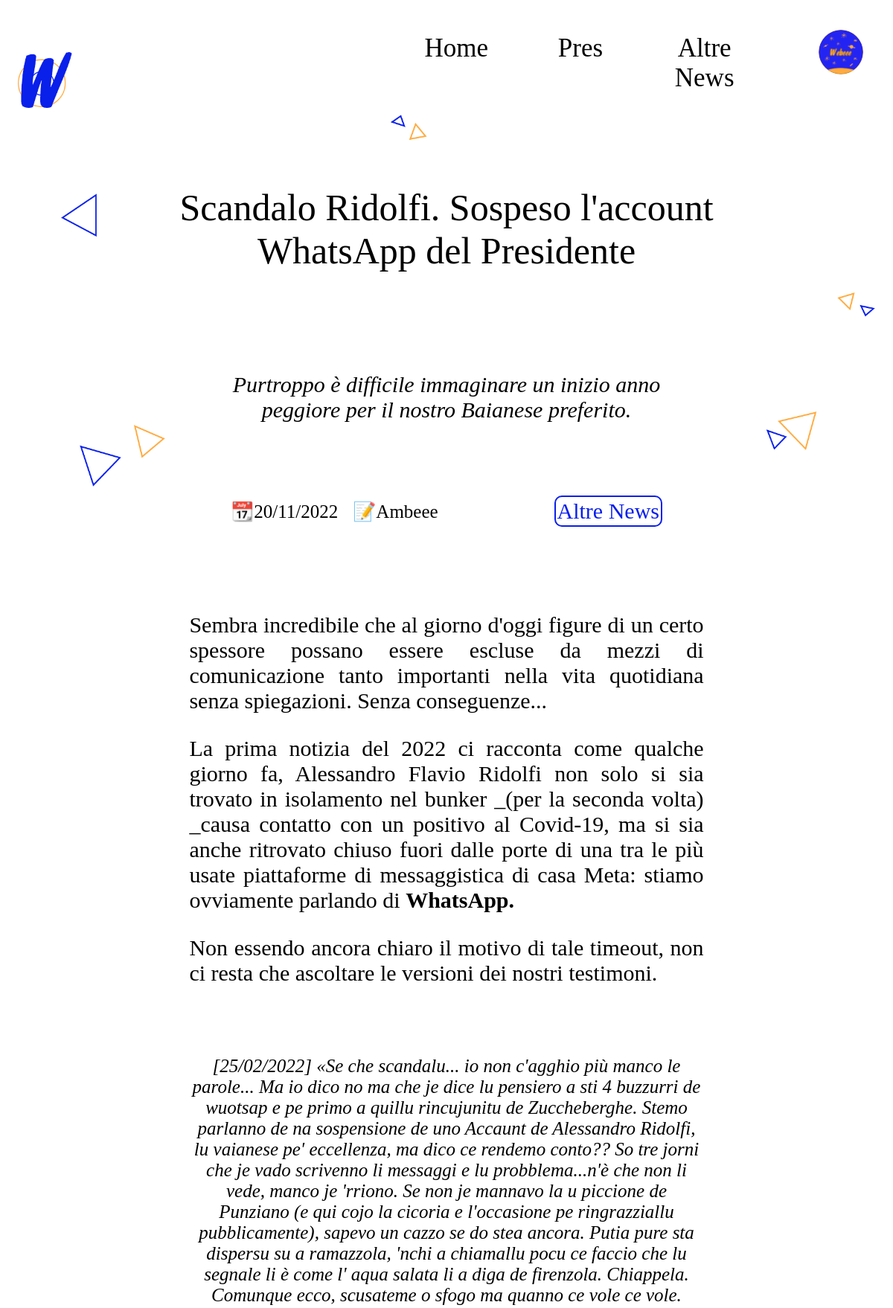
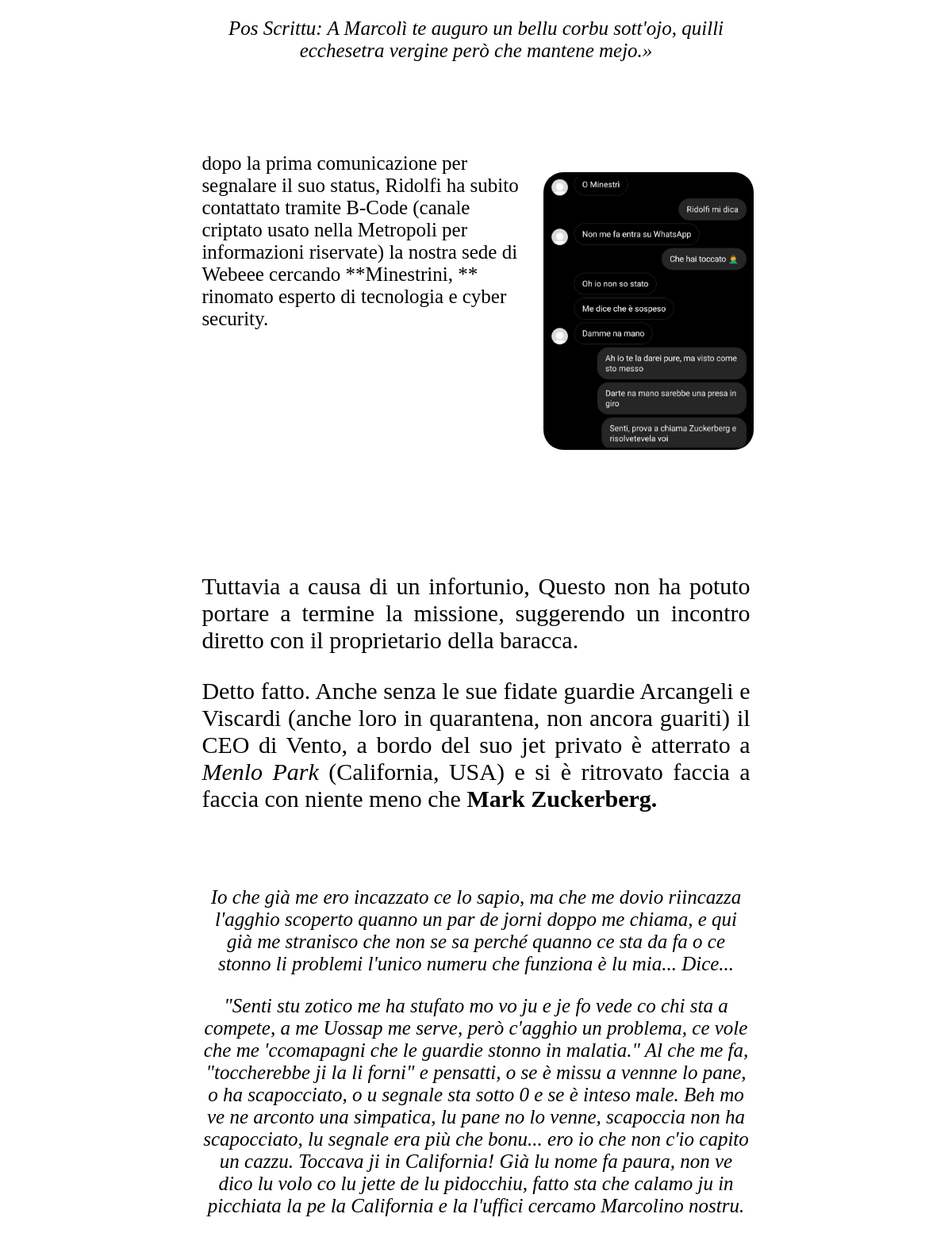
The page /pres/scandalo-ridolfi-sospeso-laccount-whatsapp-del-presidente-aqafaj (upper part) on the database its author committed (2 pictures, top to bottom).
### blog/models.py (models this page shows, shortened)
class PresPost(db.Model):
    id = db.Column(db.Integer, primary_key=True)
    user_id = db.Column(db.Integer(), db.ForeignKey('user.id'), nullable=False)
    created_at = db.Column(db.DateTime, default=datetime.now)
    title = db.Column(db.String(120), nullable=False)
    slug = db.Column(db.String(250))
    description = db.Column(db.String(120))
    body1 = db.Column(db.Text, nullable=False)
    body2 = db.Column(db.Text)
    body3 = db.Column(db.Text)
    body4 = db.Column(db.Text)
    body5 = db.Column(db.Text)
    testimonial1 = db.Column(db.Text)
    testimonial2 = db.Column(db.Text)
    testimonial3 = db.Column(db.Text)
    cover = db.Column(db.String(120))
    image1 = db.Column(db.String(120))
    image2 = db.Column(db.String(120))
    image3 = db.Column(db.String(120))

class User(UserMixin, db.Model):
    id = db.Column(db.Integer, primary_key=True)
    created_at = db.Column(db.DateTime, default=datetime.now)
    username = db.Column(db.String(12), unique=True, nullable=False)
    email = db.Column(db.String(50), unique=True, nullable=False)
    password = db.Column(db.String(150), nullable=False)
    role = db.Column(db.String(50), default="testimonial")
    icon = db.Column(db.String(120))
    pres_post = db.relationship('PresPost', backref='author', lazy='dynamic')
    other_post = db.relationship('Wpost', backref='author', lazy='dynamic')

### blog/routes.py (the view)
@app.route("/pres/<string:post_slug>")
def pres_article(post_slug):
    post_instance = PresPost.query.filter_by(slug=post_slug).first_or_404()
    from random import choice
    try:
        rand_n = choice([
            a for a in range(PresPost.query.first().id, (PresPost.query.all()[-1].id))
            if a!=post_instance.id]
            )
    except: rand_n = 1
    RANDOM = PresPost.query.filter_by(id=rand_n).first()
    return render_template("article.html", post=post_instance, adv=RANDOM)

### blog/templates/article.html (shortened to what this page needs)
{% extends "base.html" %}
<div class="PC">{% block pc_content %}
    <img class="article-back"
    src=" {{ url_for('static', filename='img/build/article_back.png') }} " alt="BACKGROUND">
    {% if modify %}<div>
        <form method="POST" enctype="multipart/form-data" novalidate>{{form.hidden_tag()}}
            <div class="">{{form.title(class="article-title toedit")}}
                <div class="account-err">
                    {% if form.title.errors %}{% for e in form.title.errors %}
                    {{e}}{% endfor %}{% endif %}
                </div>
            </div>
            <div class="">{{form.description(class="article-desc toedit")}}
                <div class="account-err">
                    {% if form.description.errors %}{% for e in form.description.errors %}
                    {{e}}{% endfor %}{% endif %}
                </div>
            <div class="">
                {{form.body1(class="toedit-body toedit")}}
                <div class="account-err">
                    {% if form.body1.errors %}{% for e in form.body1.errors %}
                    {{e}}{% endfor %}{% endif %}
                </div>
            </div>
            <div class="">
                {{form.testimonial1(class="toedit-voice toedit")}}
            </div>
            <div class="toedit-container">
                <div class="">
                    {{form.body2(class="toedit-body2 toedit")}}
                </div>
                <div class="">
                {{form.img1(class="toedit-img toedit")}}
                </div>
            </div>
            <div class="">
                {{form.body3(class="toedit-body toedit")}}
            </div>
            <div class="">
                {{form.testimonial2(class="toedit-voice toedit")}}
            </div>
            <div class="toedit-container">
                <div class="">
                    {{form.body4(class="toedit-body2 toedit")}}
                </div>
                <div class="">
                {{form.img2(class="toedit-img toedit")}}
                </div>
            </div>
            <div class="">
                {{form.body5(class="toedit-body toedit")}}
            </div>
            {{form.submit(class="article-button3")}}
        </form>
        <div class="account-detail">
            {% with messages = get_flashed_messages() %}
            {% if messages %}{% for message in messages %}{{message}}{% endfor %}{% endif %}
            {% endwith %}
        </div>
    </div>
    {% else %}<div>
        <p class="article-title">{{post.title}}</p>
        {% if post.description %}<p class="article-desc">{{post.description}}</p>{% endif %}
        <div class="article-bar">
            <div class="article-info">
                {% if post.created_at %}📆{{post.created_at.strftime('%d/%m/%Y')}}{% endif %}
            </div>
            <div class="article-info">
                {% if post.author %}📝{{post.author.username}}{% endif %}
            </div>
            <div class="article-opz">
                <a class="article-button"
                    href=" {{ url_for('pres_news') }} ">Altre News</a>
            </div>
        </div>
        <div class="article-page">
            <div class="article-body">
                {{post.body1 |markdown}}
            </div>
            <div class="article-voice">
                {% if post.testimonial1%} {{post.testimonial1 |markdown}} {%endif%}
            </div>
            <div class="article-container">
                <div class="article-body2">
                    {% if post.body2%} {{post.body2 |markdown}} {%endif%}
                </div>
                {% if post.image1%}<img class="article-img" alt="IMMAGINE1"
                src=" {{ url_for('static', filename='img/posts/' + post.image1) }} ">
                {%endif%}
            </div>
            <div class="article-body">
                {% if post.body3%} {{post.body3 |markdown}} {%endif%}
            </div>
            <div class="article-voice">
                {% if post.testimonial2%} {{post.testimonial2 |markdown}} {%endif%}
            </div>
        </div>
    </div>{% endif %}
{% endblock %}</div>

### blog/static/style.css (style rules this page uses)
:root { --font_webeee: "SHELMAN"; --font_itsback: "Freehand575 BT"; --font_title: "Forte"; --font_menu: "Mistral"; --font_account: "Freehand521 BT"; --font_article: "Brush Script MT"; --font_text: "Gabriola"; --font_bold: "JOAN"; --font_error: "Chiller"; --text_primary_color: black; --text_secondary_color: white; --ambeee: #FFAB40; --ambeee2: #B87711; --blueee: #091FEA; --blueee2: #1E1EB7; --red: #FF3737; --red2: #8F1111; --link: #13FF22; --green: #07987D; --green2: #036855; --grey: #D5D3D3; --grey2: #313131; --back_primary: white; --back_secondary: black; }
body { margin: 0; }
a { text-decoration: none; color:var(--text_primary_color); }
@media screen and (min-width: 1024px) { .article-back { width: 96%; margin: -55px 2% 0; z-index: 0; } }
@media screen and (min-width: 1024px) { .article-title { top: 0; width: 70%; margin: 250px 15% 0; z-index: 1; position: absolute; font-size: 50px; text-align: center; color: var(--text_primary_color); font-family: var(--font_title); } }
@media screen and (min-width: 1024px) { .article-desc { top: 0; width: 50%; margin: 500px 25% 0; z-index: 1; position: absolute; font-size: 30px; font-style: italic; text-align: center; color: var(--text_primary_color); font-family: var(--font_article); } }
@media screen and (min-width: 1024px) { .article-bar { width: 50%; margin: 0px 20% 50px; padding: 15px 5%; align-items: center; font-size: 25px; font-family: var(--font_menu); display: flex; flex-direction: row; } }
@media screen and (min-width: 1024px) { .article-info { margin: 0 10px; } }
@media screen and (min-width: 1024px) { .article-opz { right: 25%; font-size: 30px; position: absolute; display: flex; flex-direction: row; } }
@media screen and (min-width: 1024px) { .article-button { margin: 0 10px; padding: 2px; color: var(--blueee); border-radius: 10px; border: 2px solid var(--blueee); } }
@media screen and (min-width: 1024px) { .article-page { width: 60%; margin: 40px 15%; padding: 2px 5%; } }
@media screen and (min-width: 1024px) { .article-container { display: flex; flex-direction: row; } }
@media screen and (min-width: 1024px) { .article-body { margin: 10px 0 0; padding: 2%; font-size: 30px; font-family: var(--font_text); text-align: justify; } }
@media screen and (min-width: 1024px) { .article-body2 { width: auto; min-width: 40%; padding: 0 2%; margin: 50px 0; font-size: 25px; font-family: var(--font_text); text-align: left; } }
@media screen and (min-width: 1024px) { .article-voice { margin: 10px 0 0; padding: 2%; font-size: 25px; font-style: italic; font-family: var(--font_text); text-align: center; } }
@media screen and (min-width: 1024px) { .article-img { width: 350px; height: 350px; margin: 100px 10px; border-radius: 25px; } }

### rows shown on the page
PresPost: title "Scandalo Ridolfi. Sospeso l'account WhatsApp del Presidente", description "Purtroppo è difficile immaginare un inizio anno peggiore per il nostro Baianese preferito.", created_at "20/11/2022", body1 "Sembra incredibile che al giorno d'oggi figure di un certo spessore possano essere escluse da mezzi di comunicazione tanto importanti nella vita quotidiana senza spiegazioni. Senza conseguenze... La prima notizia del 2022 ci racconta come qualche giorno fa, Alessandro Flavio Ridolfi non solo si sia trovato in isolamento nel bunker _(per la seconda volta) _causa contatto con un positivo al Covid-19, ma si sia anche ritrovato chiuso fuori dalle porte di una tra le più usate piattaforme di messaggistica di casa Meta: stiamo ovviamente parlando di WhatsApp. Non essendo ancora chiaro il motivo di tale timeout, non ci resta che ascoltare le versioni dei nostri testimoni.", testimonial1 "[25/02/2022] «Se che scandalu... io non c'agghio più manco le parole... Ma io dico no ma che je dice lu pensiero a sti 4 buzzurri de wuotsap e pe primo a quillu rincujunitu de Zuccheberghe. Stemo parlanno de na sospensione de uno Accaunt de Alessandro Ridolfi, lu vaianese pe' eccellenza, ma dico ce rendemo conto?? So tre jorni che je vado scrivenno li messaggi e lu probblema...n'è che non li vede, manco je 'rriono. Se non je mannavo la u piccione de Punziano (e qui cojo la cicoria e l'occasione pe ringrazziallu pubblicamente), sapevo un cazzo se do stea ancora. Putia pure sta dispersu su a ramazzola, 'nchi a chiamallu pocu ce faccio che lu segnale li è come l' aqua salata li a diga de…", body2 "dopo la prima comunicazione per segnalare il suo status, Ridolfi ha subito contattato tramite B-Code (canale criptato usato nella Metropoli per informazioni riservate) la nostra sede di Webeee cercando **Minestrini, ** rinomato esperto di tecnologia e cyber security.", image1 (picture), body3 "Tuttavia a causa di un infortunio, Questo non ha potuto portare a termine la missione, suggerendo un incontro diretto con il proprietario della baracca. Detto fatto. Anche senza le sue fidate guardie Arcangeli e Viscardi (anche loro in quarantena, non ancora guariti) il CEO di Vento, a bordo del suo jet privato è atterrato a Menlo Park (California, USA) e si è ritrovato faccia a faccia con niente meno che Mark Zuckerberg.", testimonial2 "Io che già me ero incazzato ce lo sapio, ma che me dovio riincazza l'agghio scoperto quanno un par de jorni doppo me chiama, e qui già me stranisco che non se sa perché quanno ce sta da fa o ce stonno li problemi l'unico numeru che funziona è lu mia... Dice... \"Senti stu zotico me ha stufato mo vo ju e je fo vede co chi sta a compete, a me Uossap me serve, però c'agghio un problema, ce vole che me 'ccomapagni che le guardie stonno in malatia.\" Al che me fa, \"toccherebbe ji la li forni\" e pensatti, o se è missu a vennne lo pane, o ha scapocciato, o u segnale sta sotto 0 e se è inteso male. Beh mo ve ne arconto una simpatica, lu pane no lo venne, scapoccia non ha scapocciato, lu segnale era…"
User: author.username "Ambeee"
